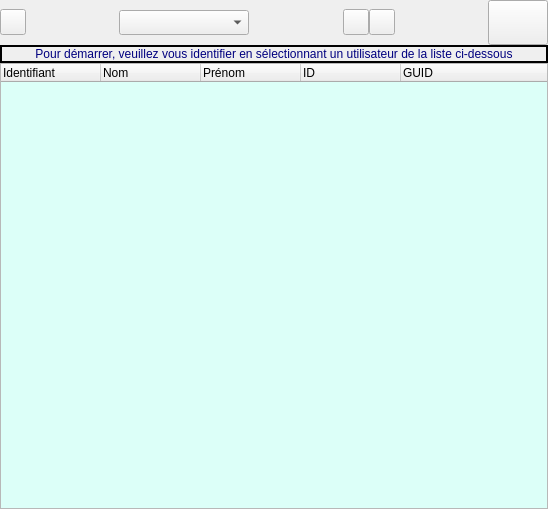
<?xml version="1.0" encoding="UTF-8"?>
<ui version="4.0">
 <class>C_Frm_UserList</class>
 <widget class="QFrame" name="C_Frm_UserList">
  <property name="geometry">
   <rect>
    <x>0</x>
    <y>0</y>
    <width>548</width>
    <height>509</height>
   </rect>
  </property>
  <property name="windowTitle">
   <string>Frame</string>
  </property>
  <property name="frameShape">
   <enum>QFrame::NoFrame</enum>
  </property>
  <property name="frameShadow">
   <enum>QFrame::Raised</enum>
  </property>
  <layout class="QGridLayout">
   <property name="margin">
    <number>0</number>
   </property>
   <property name="spacing">
    <number>0</number>
   </property>
   <item row="0" column="0">
    <layout class="QGridLayout">
     <item row="0" column="2">
      <widget class="QComboBox" name="comboBoxUserTyp">
       <property name="sizePolicy">
        <sizepolicy hsizetype="Maximum" vsizetype="Fixed">
         <horstretch>0</horstretch>
         <verstretch>0</verstretch>
        </sizepolicy>
       </property>
       <property name="minimumSize">
        <size>
         <width>130</width>
         <height>0</height>
        </size>
       </property>
       <property name="maximumSize">
        <size>
         <width>16777215</width>
         <height>25</height>
        </size>
       </property>
       <property name="toolTip">
        <string>Sélectionnez la spécialité dont vous souhaitez voir les médecins.</string>
       </property>
       <property name="whatsThis">
        <string>&lt;b&gt;&lt;u&gt;Liste des spécialités des médecins utilisateurs&lt;/u&gt;&lt;/b&gt;&lt;br&gt;
Choisissez le type de spécialité dont vous souhaitez afficher&lt;br&gt;
la liste des médecins s'y rapportant.</string>
       </property>
       <property name="layoutDirection">
        <enum>Qt::LeftToRight</enum>
       </property>
       <property name="maxVisibleItems">
        <number>20</number>
       </property>
       <property name="sizeAdjustPolicy">
        <enum>QComboBox::AdjustToMinimumContentsLength</enum>
       </property>
       <property name="frame">
        <bool>true</bool>
       </property>
      </widget>
     </item>
     <item row="0" column="5">
      <spacer>
       <property name="orientation">
        <enum>Qt::Horizontal</enum>
       </property>
       <property name="sizeHint" stdset="0">
        <size>
         <width>16</width>
         <height>20</height>
        </size>
       </property>
      </spacer>
     </item>
     <item row="0" column="8">
      <spacer>
       <property name="orientation">
        <enum>Qt::Horizontal</enum>
       </property>
       <property name="sizeHint" stdset="0">
        <size>
         <width>16</width>
         <height>20</height>
        </size>
       </property>
      </spacer>
     </item>
     <item row="0" column="9">
      <widget class="QPushButton" name="pushButtonCPS">
       <property name="minimumSize">
        <size>
         <width>60</width>
         <height>45</height>
        </size>
       </property>
       <property name="maximumSize">
        <size>
         <width>60</width>
         <height>45</height>
        </size>
       </property>
       <property name="toolTip">
        <string>Sélectionne un utilisateur à l'aide de la carte CPS</string>
       </property>
       <property name="whatsThis">
        <string>Sélectionne un utilisateur à l'aide de la carte CPS</string>
       </property>
       <property name="text">
        <string/>
       </property>
      </widget>
     </item>
     <item row="0" column="0">
      <widget class="QPushButton" name="pushButtonEditUser">
       <property name="minimumSize">
        <size>
         <width>26</width>
         <height>26</height>
        </size>
       </property>
       <property name="maximumSize">
        <size>
         <width>26</width>
         <height>26</height>
        </size>
       </property>
       <property name="toolTip">
        <string>Editer et modifier les caractéristiques des utilisateurs.</string>
       </property>
       <property name="whatsThis">
        <string>Editer et modifier les caractéristiques des utilisateurs.</string>
       </property>
       <property name="text">
        <string/>
       </property>
      </widget>
     </item>
     <item row="0" column="1">
      <spacer>
       <property name="orientation">
        <enum>Qt::Horizontal</enum>
       </property>
       <property name="sizeHint" stdset="0">
        <size>
         <width>16</width>
         <height>20</height>
        </size>
       </property>
      </spacer>
     </item>
     <item row="0" column="6">
      <widget class="QPushButton" name="pushButtonSetDefault">
       <property name="minimumSize">
        <size>
         <width>26</width>
         <height>26</height>
        </size>
       </property>
       <property name="maximumSize">
        <size>
         <width>26</width>
         <height>26</height>
        </size>
       </property>
       <property name="toolTip">
        <string>Positionner l'utilisateur avec lequel démarrer le programme.</string>
       </property>
       <property name="whatsThis">
        <string>Positionner l'utilisateur avec lequel démarrer le programme.</string>
       </property>
       <property name="text">
        <string/>
       </property>
      </widget>
     </item>
     <item row="0" column="7">
      <widget class="QPushButton" name="pushButtonSetUnloged">
       <property name="minimumSize">
        <size>
         <width>26</width>
         <height>26</height>
        </size>
       </property>
       <property name="maximumSize">
        <size>
         <width>26</width>
         <height>26</height>
        </size>
       </property>
       <property name="toolTip">
        <string>Désactiver l'utilisateur en cours (se déconnecter) mais ne quitte pas le programme.</string>
       </property>
       <property name="whatsThis">
        <string>Désactiver l'utilisateur en cours (se déconnecter) mais ne quitte pas le programme.</string>
       </property>
       <property name="text">
        <string/>
       </property>
      </widget>
     </item>
    </layout>
   </item>
   <item row="1" column="0">
    <widget class="QLabel" name="textLabelMessage">
     <property name="sizePolicy">
      <sizepolicy hsizetype="Minimum" vsizetype="Maximum">
       <horstretch>0</horstretch>
       <verstretch>0</verstretch>
      </sizepolicy>
     </property>
     <property name="frameShape">
      <enum>QFrame::WinPanel</enum>
     </property>
     <property name="frameShadow">
      <enum>QFrame::Plain</enum>
     </property>
     <property name="lineWidth">
      <number>11</number>
     </property>
     <property name="text">
      <string>&lt;!DOCTYPE HTML PUBLIC &quot;-//W3C//DTD HTML 4.0//EN&quot; &quot;http://www.w3.org/TR/REC-html40/strict.dtd&quot;&gt;
&lt;html&gt;&lt;head&gt;&lt;meta name=&quot;qrichtext&quot; content=&quot;1&quot; /&gt;&lt;style type=&quot;text/css&quot;&gt;
p, li { white-space: pre-wrap; }
&lt;/style&gt;&lt;/head&gt;&lt;body style=&quot; font-family:'Sans Serif'; font-size:9pt; font-weight:400; font-style:normal;&quot;&gt;
&lt;p align=&quot;center&quot; style=&quot; margin-top:12px; margin-bottom:12px; margin-left:0px; margin-right:0px; -qt-block-indent:0; text-indent:0px;&quot;&gt;&lt;span style=&quot; color:#00007f;&quot;&gt;Pour démarrer, veuillez vous identifier en sélectionnant un utilisateur de la liste ci-dessous&lt;/span&gt;&lt;/p&gt;&lt;/body&gt;&lt;/html&gt;</string>
     </property>
     <property name="textFormat">
      <enum>Qt::RichText</enum>
     </property>
     <property name="scaledContents">
      <bool>true</bool>
     </property>
     <property name="alignment">
      <set>Qt::AlignCenter</set>
     </property>
     <property name="wordWrap">
      <bool>true</bool>
     </property>
    </widget>
   </item>
   <item row="2" column="0">
    <widget class="QTreeWidget" name="ListView_UserList">
     <property name="sizePolicy">
      <sizepolicy hsizetype="Minimum" vsizetype="MinimumExpanding">
       <horstretch>0</horstretch>
       <verstretch>0</verstretch>
      </sizepolicy>
     </property>
     <property name="palette">
      <palette>
       <active>
        <colorrole role="Base">
         <brush brushstyle="SolidPattern">
          <color alpha="255">
           <red>220</red>
           <green>255</green>
           <blue>248</blue>
          </color>
         </brush>
        </colorrole>
       </active>
       <inactive>
        <colorrole role="Base">
         <brush brushstyle="SolidPattern">
          <color alpha="255">
           <red>220</red>
           <green>255</green>
           <blue>248</blue>
          </color>
         </brush>
        </colorrole>
       </inactive>
       <disabled>
        <colorrole role="Base">
         <brush brushstyle="SolidPattern">
          <color alpha="255">
           <red>255</red>
           <green>255</green>
           <blue>255</blue>
          </color>
         </brush>
        </colorrole>
       </disabled>
      </palette>
     </property>
     <property name="lineWidth">
      <number>0</number>
     </property>
     <column>
      <property name="text">
       <string>Identifiant</string>
      </property>
     </column>
     <column>
      <property name="text">
       <string>Nom</string>
      </property>
     </column>
     <column>
      <property name="text">
       <string>Prénom</string>
      </property>
     </column>
     <column>
      <property name="text">
       <string>ID</string>
      </property>
     </column>
     <column>
      <property name="text">
       <string>GUID</string>
      </property>
     </column>
    </widget>
   </item>
  </layout>
 </widget>
 <resources/>
 <connections/>
</ui>
